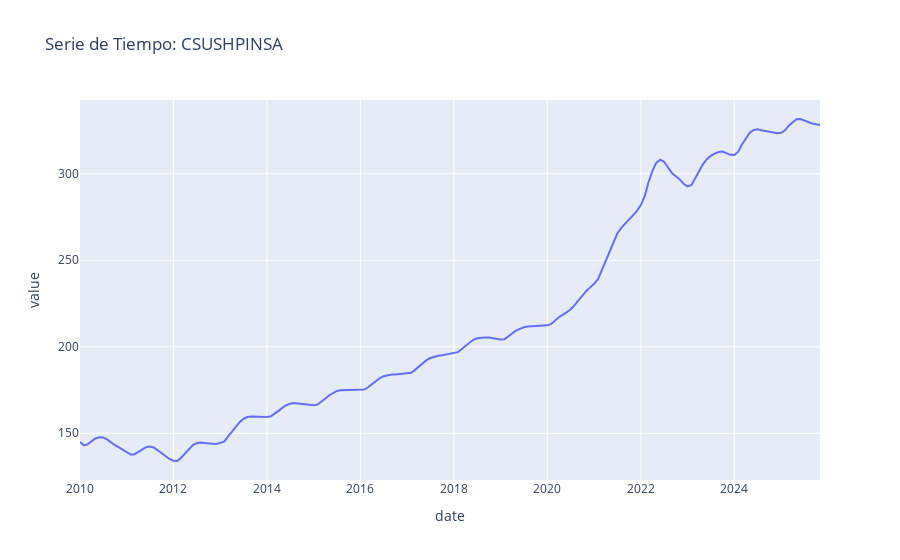

Notebook source saved alongside this figure:
### Code cell
fig = px.line(df, x=df.index, y='value', title=f'Serie de Tiempo: {series_id}')
fig.show()

### Figure 1 — Plotly figure (JSON) as saved in the notebook; plotly's stock layout.template omitted (floating-point values rounded to 4 significant figures; data arrays with more than 128 entries replaced by an {"elided": "..."} marker saying what was removed)
{"data": [{"hovertemplate": "date=%{x}<br>value=%{y}<extra></extra>", "legendgroup": "", "line": {"color": "#636efa", "dash": "solid"}, "marker": {"symbol": "circle"}, "mode": "lines", "name": "", "orientation": "v", "showlegend": false, "type": "scatter", "x": {"elided": "191 str values"}, "xaxis": "x", "y": {"elided": "191 float values"}, "yaxis": "y"}], "layout": {"legend": {"tracegroupgap": 0}, "title": {"text": "Serie de Tiempo: CSUSHPINSA"}, "xaxis": {"anchor": "y", "domain": [0, 1], "title": {"text": "date"}}, "yaxis": {"anchor": "x", "domain": [0, 1], "title": {"text": "value"}}}}
